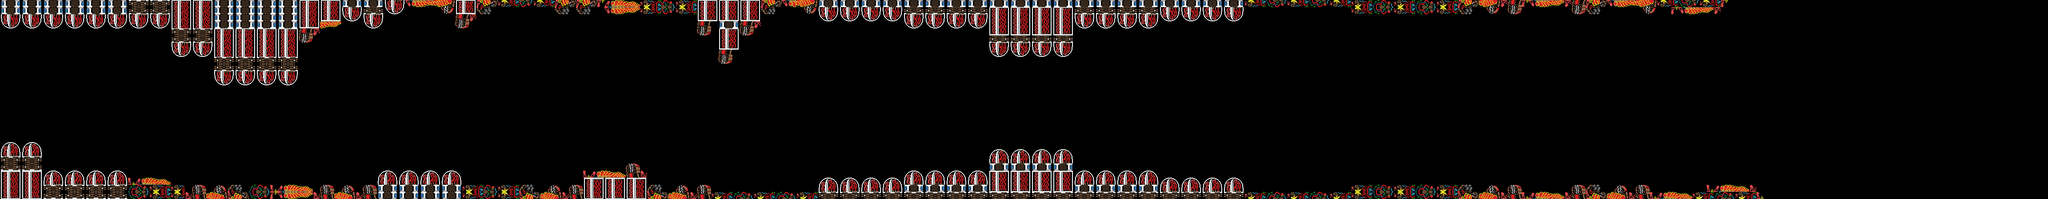

Rendered tile map (Tiled .tmx) drawn with the repository's tilesets; below, a short description and the map source with its tile grids summarised:
An orthogonal 288x28 tile map with 16x16 px tiles, 1 tile layer (Tile Layer 1).

<map version="1.0" orientation="orthogonal" renderorder="right-down" width="288" height="28" tilewidth="16" tileheight="16" nextobjectid="1">
 <tileset firstgid="1" name="textura-nivel2" tilewidth="16" tileheight="16" tilecount="120" columns="12">
  <image source="textura-nivel2.png" width="192" height="160" />
 </tileset>
 <layer name="Tile Layer 1" width="288" height="28">
  <data>[8064 cells, 1549 non-empty, 102 distinct tile ids]</data>
 </layer>
</map>